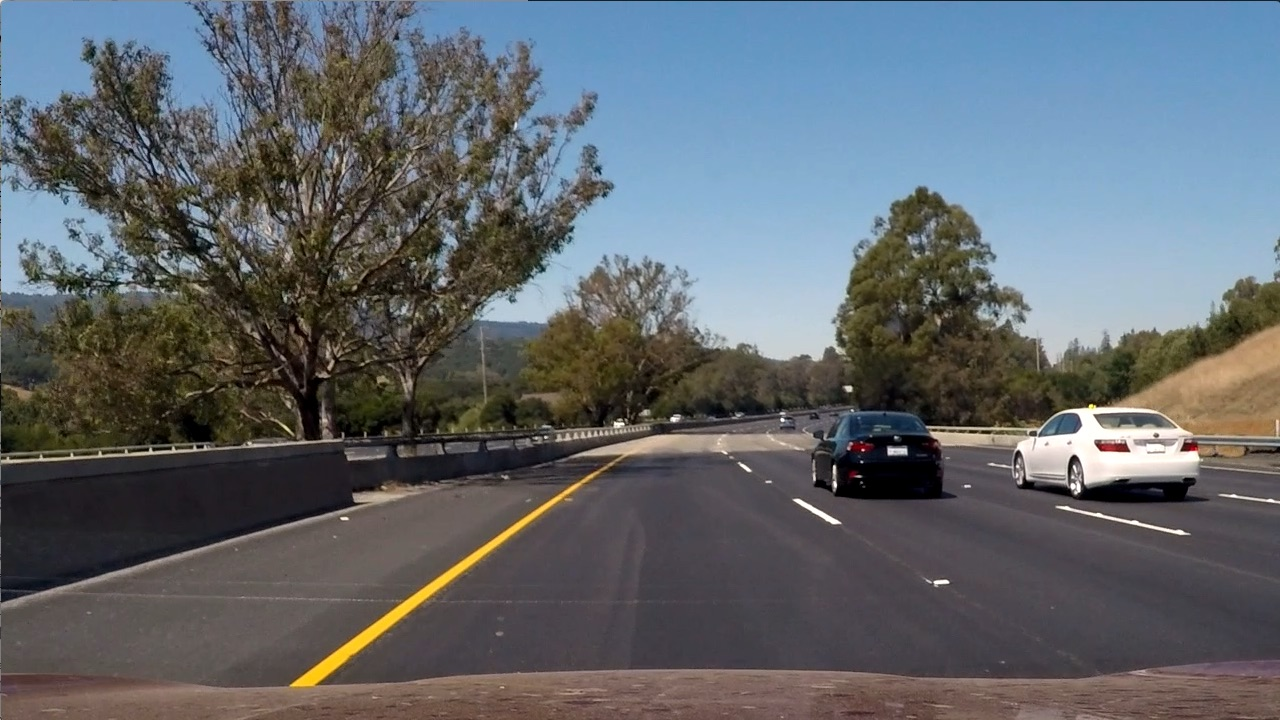
#> input picture Findlane/test6.jpg, 1280 x 720 px; its folder holds only this picture in this run
$ python test_threshold.py   (older library calls are emulated)
#> lines starting #> are read from the running program, lines starting #| are printed output that depends on the picture; after the words box and inside, x2 and y2 are one past the last pixel; in counts of white or black regions, pixels touching at a corner belong together
#!/usr/bin/env python

import cv2
import matplotlib.pyplot as plt
from glob import glob
import numpy as np
#from moviepy.video.io.VideoFileClip import VideoFileClip
# define color boundaries
boundaries = [
    ([17, 15, 100], [50, 56, 200]),
    ([86, 31, 4], [220, 88, 50]),
    ([25, 146, 190], [62, 174, 250]),
    ([103, 86, 65], [145, 133, 128])
]


# [22 lines left out: functions get_yellow, remove_outliers, not called in this run]


def birds_eye_transform(img):
    # from the center of the image
    print(img.shape)
    h,w = img.shape[:2]
    #pts = np.array([[w*0.19, h*.95], [(w*0.47), h*0.62], [w*0.53, h*0.62], [w*0.83, h*.95]], np.int32)
    pts = np.array([[585, 460], [203,720], [1127, 720], [695, 460]], np.int32)
    pts_rs = pts.reshape((-1,1,2))
    img = cv2.polylines(img,[pts_rs],True,(0,255,255))
#   dst_pts =np.array([[(w / 4), 0],[(w / 4), h],[(w * 3 / 4), h],[(w * 3 / 4), 0]], dtype='float32')
    dst_pts =np.array([[320, 0],[320, 720],[970, 720],[960, 0]], dtype='float32')
    pts = np.float32(pts)
    mtx_bv = cv2.getPerspectiveTransform(pts, dst_pts)
    bird_img = cv2.warpPerspective(img, mtx_bv, (w,h) )
   # bird_img = bird_img[::-1]
    return  bird_img


# [14 lines left out: function rev_birds_eye_transform, not called in this run]

def get_hist_slice(img, slices=10, margin=100):
    """
    Returns the possible location of the center of the line
    based on the pixels with val = 1
    The image received has to be binarized.
    """
    h_img = img.shape[0]
    w_img = img.shape[1]
    location_l = []
    location_r = []
    location_ry = []
    location_ly = []

    """
    Createa a mask to ignore the center and the extremes of the image.
    ****-----***-----****
    ****-----***-----****
    ****-----***-----****
    ****-----***-----****
    ****-----***-----****
    ****-----***-----****
    ****-----***-----****
    """
    zero_patch = np.zeros((h_img, margin))
    one_patch  = np.ones((h_img, (w_img//2)-(1.5*margin)))

    mask = np.c_[zero_patch, one_patch]
    mask = np.c_[mask, zero_patch]
    mask = np.c_[mask, one_patch]
    mask = np.c_[mask, zero_patch]
    img = np.uint8(img)
    mask = np.uint8(mask)
    print("img:"+str(img.shape))
    print("mask:"+str(mask.shape))
    img = cv2.bitwise_and(img,img,mask = mask)
#    plt.imshow(img)
#    plt.show()
    for window in reversed(range(0,h_img, int(h_img/ slices))):
        sli = img[window:int(window+(h_img/slices)), :]
        sli_sum = np.sum(sli, axis=0)  # get the sum from all the columns
        """
        Add a margin to the histogram to not take pixels at the far left or right
        """
        sli_l, sli_r = (sli_sum[:w_img//2], sli_sum[w_img//2:]) # TODO: change 1280 to a w_img

        # get the location of 5 top max elements
        l_arg = np.argpartition(sli_l, -5)[-5:]
        r_arg = np.argpartition(sli_r, -5)[-5:]
        # Get the value of the max values and decide of this portion
        # of frame contains something interesiting
        mag_r = sum(sli_r[r_arg])
        mag_l = sum(sli_l[l_arg])
        if mag_l > 100:
            l_indx = np.mean(l_arg)
            location_l.append(l_indx)
            location_ly.append(window)

        if mag_r > 100:
            r_indx = np.mean(r_arg) + w_img//2
            location_ry.append(window)
            location_r.append(r_indx)
        #print("r_indx: " + str(r_indx) + " sli_r: " + str(sli_r))
        # add condtion for the case when the index is 0
    # if a point is 0 make its value the median btw the point before and the point after
    location = {'l':location_l, 'r':location_r, 'ly':location_ly, 'ry':location_ry}
    print("l : " + str(len(location_l)))
    print(location_l)
    print("ly : " + str(len(location_ly)))
    print(location_ly)

    print("r : " + str(len(location_r)))
    print(location_r)
    print("ry : " + str(len(location_ry)))
    print(location_ry)


    return location


# [12 lines left out: function get_lane_area, not called in this run]

def process_lane(img):
    img_th = th_image(img)
    b_img = birds_eye_transform(img_th)
    plt.imshow(b_img)
    lane_pts = get_hist_slice(b_img)
    #fit_l, v_l = np.polyfit(*remove_outliers(lane_pts['ly'], lane_pts['l']), deg=2,cov=True)
    #fit_r, v_r = np.polyfit(*remove_outliers(lane_pts['ry'], lane_pts['r']), deg=2,cov=True)
    plt.scatter(lane_pts['l'], lane_pts['ly'], s=50, c='red', marker='o')
    plt.scatter(lane_pts['r'], lane_pts['ry'], s=50, c='red', marker='o')
    try:
        fit_l, v_l = np.polyfit(*remove_outliers(lane_pts['l'], lane_pts['ly']), deg=2,cov=True)
    except:
        fit_l = np.polyfit(*remove_outliers(lane_pts['l'], lane_pts['ly']), deg=2)

# The covariance matrix yields to exceptions in certain scenarios, then is not a reliable estimator
    try:
        fit_r, v_r = np.polyfit(*remove_outliers(lane_pts['r'], lane_pts['ry']), deg=2,cov=True)
    except:
        fit_r = np.polyfit(*remove_outliers(lane_pts['r'], lane_pts['ry']), deg=2)
    poly_line_l = np.poly1d(fit_l)
    poly_line_r = np.poly1d(fit_r)
    plt.plot(poly_line_l(lane_pts['ly']), lane_pts['ly'], 'g^')
    plt.plot(poly_line_r(lane_pts['ry']), lane_pts['ry'], 'r^')
    plt.show()
    shade_polygon = np.int32(get_lane_area(poly_line_l, poly_line_r))

    shade = np.zeros_like(img_th)
    shade = cv2.fillConvexPoly(shade,shade_polygon,1)
    warp = rev_birds_eye_transform(shade)
    warp_3 = np.dstack([120*warp,150*warp,20*warp])
    shaded_lane= cv2.addWeighted(img, 0.6, warp_3, 0.4,0)
    return shaded_lane


def th_image(img):
    img_g = np.uint8(cv2.cvtColor(img, cv2.COLOR_BGR2HLS))
    s_img = img_g[:,:,2]
    print(s_img.shape)
    ret, th = cv2.threshold(s_img,127,255,cv2.THRESH_BINARY)
    #th_img = np.zeros_like(s_img)
    #th_img[(s_img > 50)] = 1
#    edge = cv2.Canny(s_img,250,200)
    #sbl_img = np.abs(cv2.Sobel(th_img, cv2.CV_64F, 0,1))
    return th


files = "test5.jpg"# glob("./*.jpg")
files = glob("./*.jpg")
#files = "test_0044.jpg"# glob("./*.jpg")
#files = glob("./*.jpg")
for i in files:
    img = plt.imread(i)
#> img is the input picture: shape (720, 1280, 3); mean R, G, B 97, 102.6, 107.9
    img = process_lane(img)
#> in th_image, `s_img = img_g[:,:,2]`:
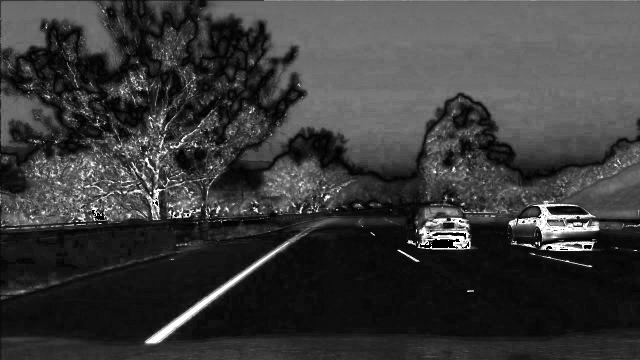
#> s_img: shape (720, 1280) (shown at 1/2 size); min 0, max 255, mean 57.5
#| (720, 1280)
#> in th_image, `ret, th = cv2.threshold(s_img,127,255,cv2.THRESH_BINARY)`:
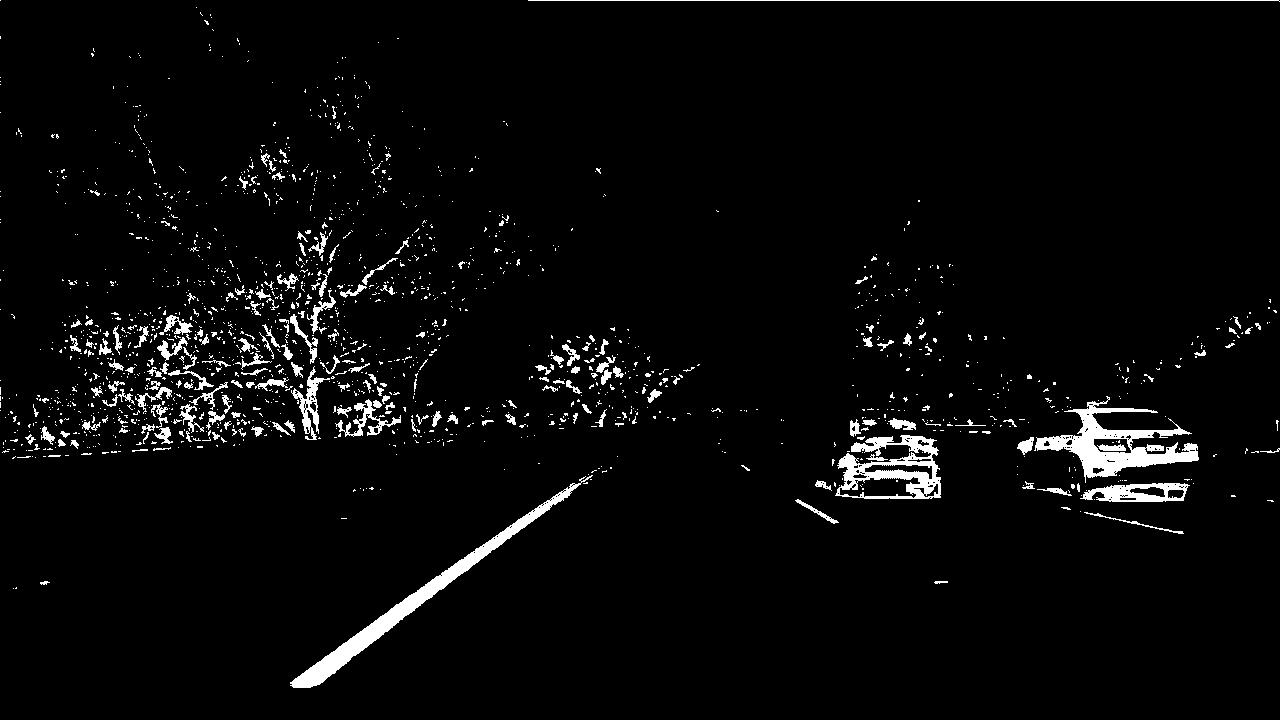
#> th: shape (720, 1280); 3.5% white; 1718 white regions (1526 under 20 px), largest, box (x1, y1, x2, y2) and area: (290, 475, 593, 688) 4554, (1034, 396, 1199, 483) 4440, (835, 435, 941, 499) 3107
#| (720, 1280)
#> in birds_eye_transform, `bird_img = cv2.warpPerspective(img, mtx_bv, (w,h) )`:
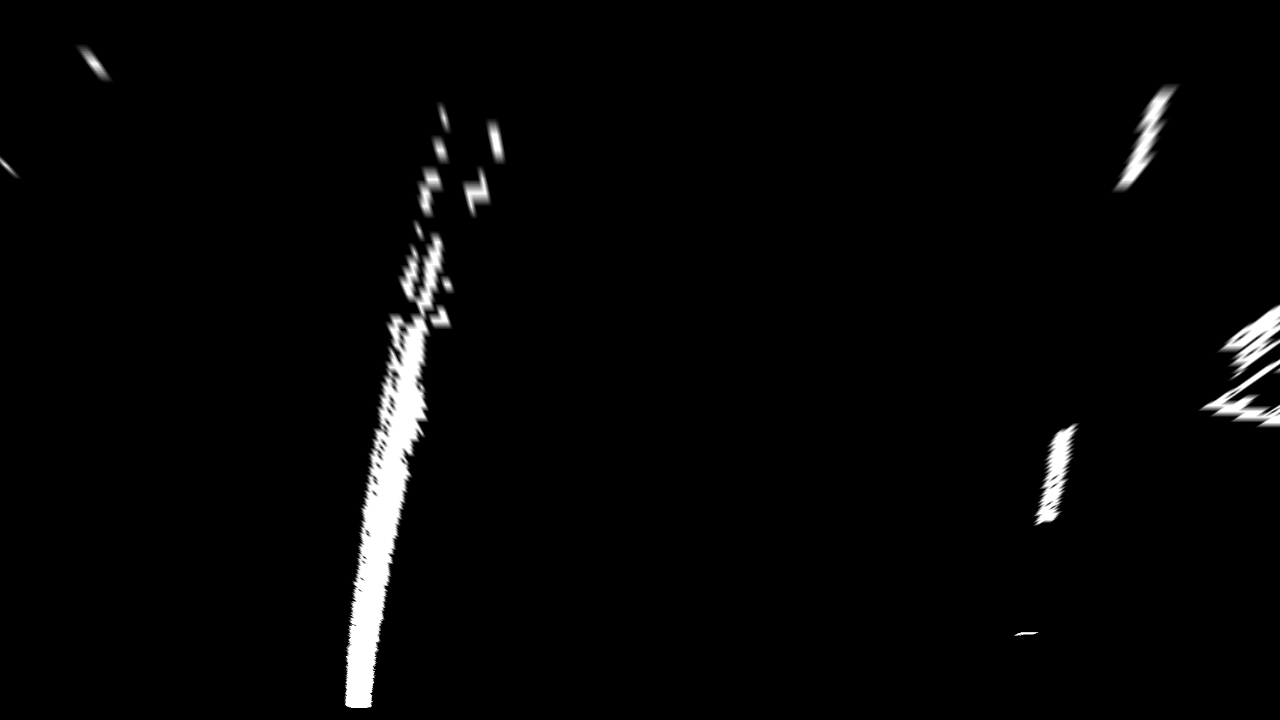
#> bird_img: shape (720, 1280); min 0, max 255, mean 6
#> (the run stopped early here; a loop or call above may not have finished)

$ run again, on Findlane/test_0052.jpg
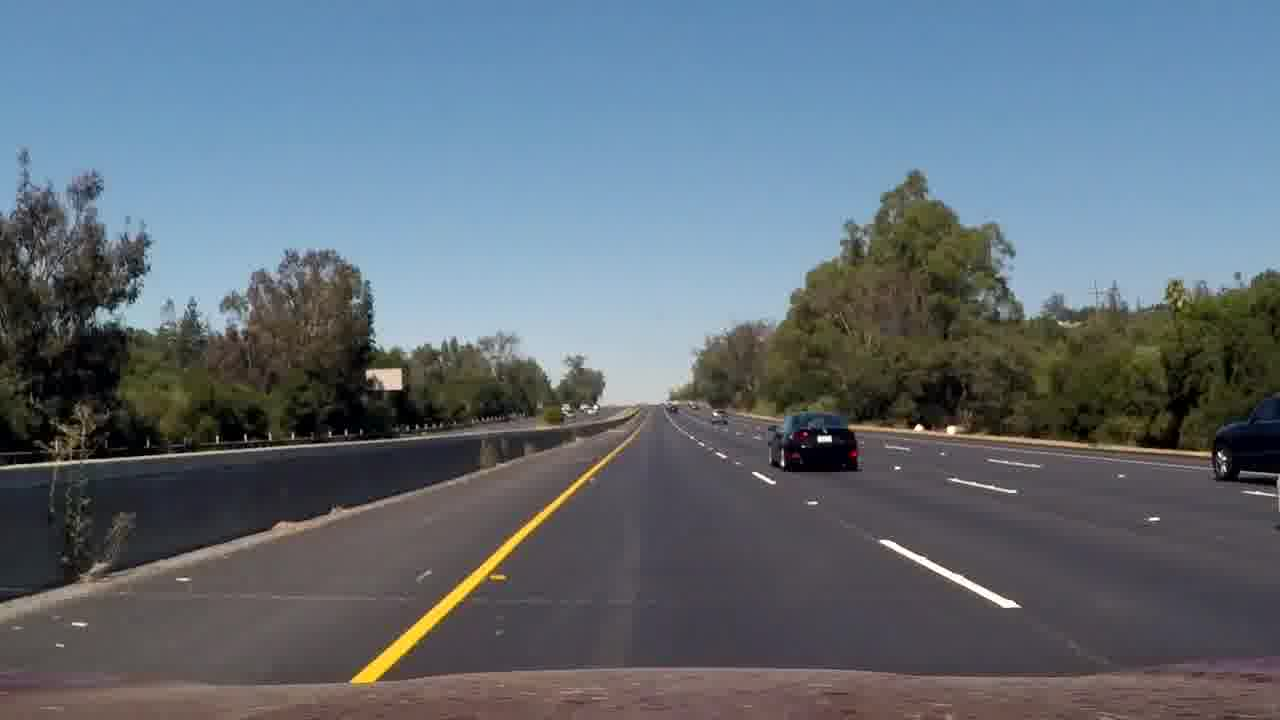
#> input picture Findlane/test_0052.jpg, 1280 x 720 px
#> img is the input picture: shape (720, 1280, 3); mean R, G, B 97.3, 109.2, 119.7
#> img_g: shape (720, 1280, 3); mean of channels 0, 1, 2 72.8, 108.3, 60.2
#| (720, 1280)
#> in th_image, `ret, th = cv2.threshold(s_img,127,255,cv2.THRESH_BINARY)`:
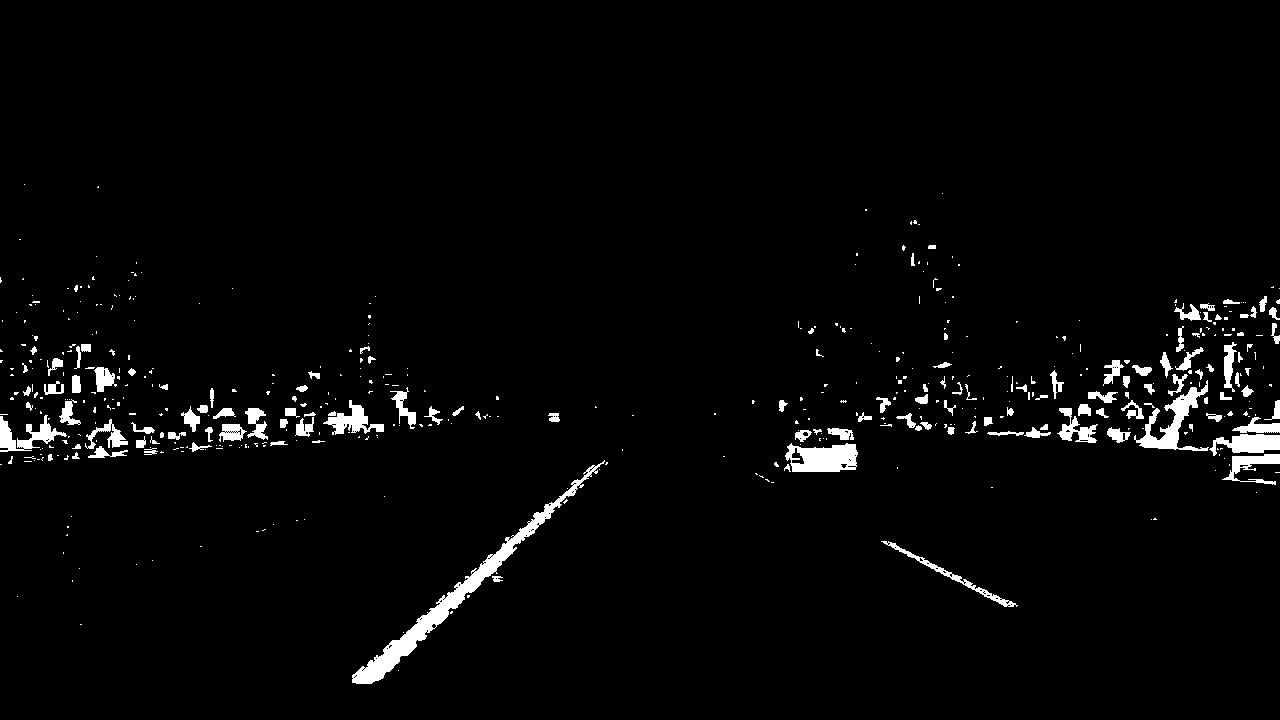
#> th: shape (720, 1280); 2.7% white; 489 white regions (353 under 20 px), largest, box (x1, y1, x2, y2) and area: (352, 460, 605, 684) 4186, (785, 443, 858, 472) 1582, (1134, 380, 1209, 451) 1531
#| (720, 1280)
#> img: shape (720, 1280); 2.7% white; 489 white regions (353 under 20 px), largest, box (x1, y1, x2, y2) and area: (352, 461, 605, 684) 4185, (785, 443, 858, 472) 1582, (1134, 380, 1209, 451) 1531
#> in birds_eye_transform, `bird_img = cv2.warpPerspective(img, mtx_bv, (w,h) )`:
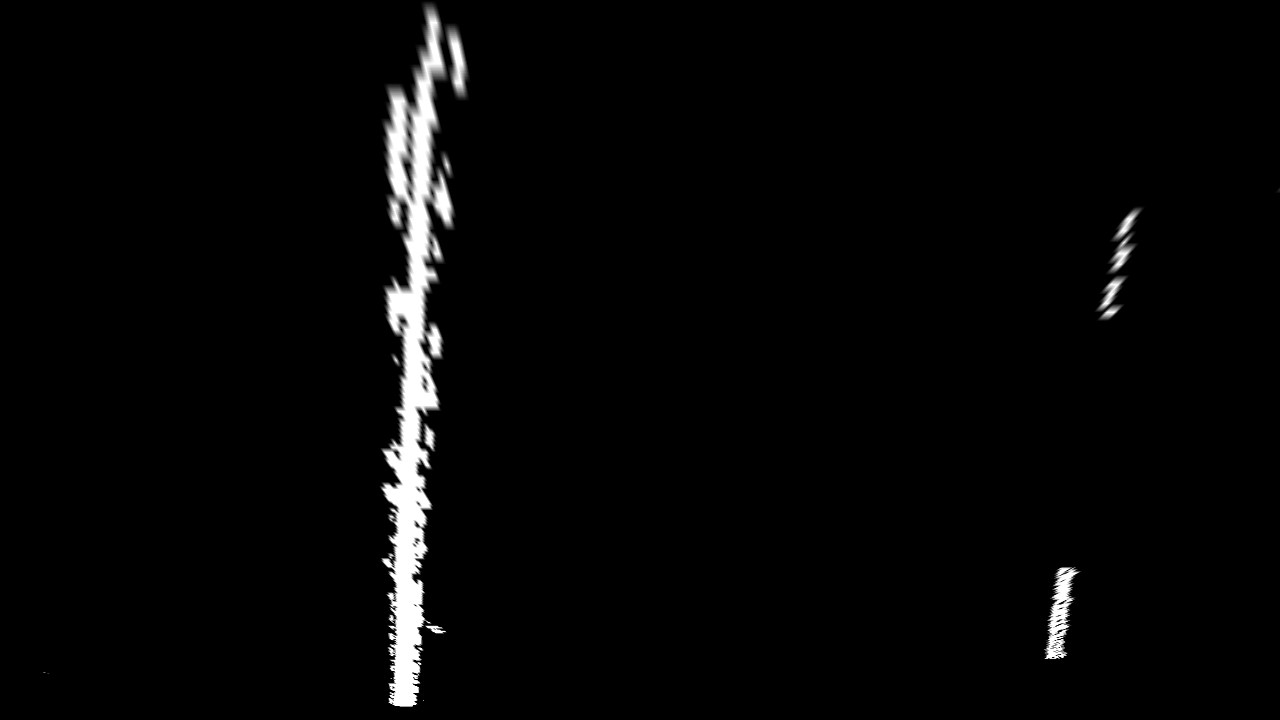
#> bird_img: shape (720, 1280); min 0, max 255, mean 6.3
